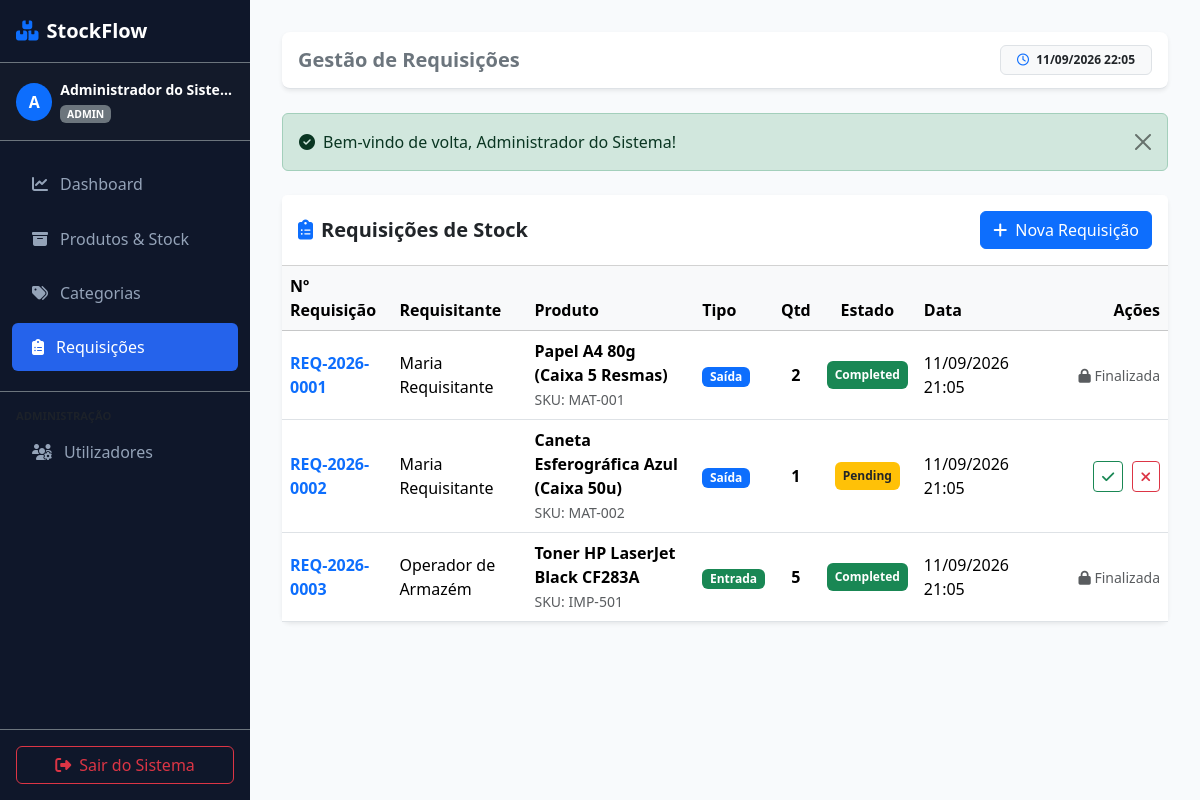
The page /requisitions (signed in) on the database its author committed.
### tables this page shows
CREATE TABLE IF NOT EXISTS requisitions (
    id INT AUTO_INCREMENT PRIMARY KEY,
    req_number VARCHAR(20) NOT NULL UNIQUE,
    user_id INT NOT NULL,
    product_id INT NOT NULL,
    type ENUM('in', 'out') NOT NULL DEFAULT 'out',
    quantity INT NOT NULL,
    status ENUM('pending', 'approved', 'rejected', 'completed') NOT NULL DEFAULT 'pending',
    notes TEXT NULL,
    created_at DATETIME DEFAULT CURRENT_TIMESTAMP,
    updated_at DATETIME DEFAULT CURRENT_TIMESTAMP ON UPDATE CURRENT_TIMESTAMP,
    FOREIGN KEY (user_id) REFERENCES users(id) ON DELETE RESTRICT ON UPDATE CASCADE,
    FOREIGN KEY (product_id) REFERENCES products(id) ON DELETE RESTRICT ON UPDATE CASCADE
);

CREATE TABLE IF NOT EXISTS users (
    id INT AUTO_INCREMENT PRIMARY KEY,
    name VARCHAR(100) NOT NULL,
    email VARCHAR(120) NOT NULL UNIQUE,
    password VARCHAR(255) NOT NULL,
    role ENUM('admin', 'operator', 'requester') NOT NULL DEFAULT 'requester',
    status ENUM('active', 'inactive') NOT NULL DEFAULT 'active',
    created_at DATETIME DEFAULT CURRENT_TIMESTAMP,
    updated_at DATETIME DEFAULT CURRENT_TIMESTAMP ON UPDATE CURRENT_TIMESTAMP
);

CREATE TABLE IF NOT EXISTS products (
    id INT AUTO_INCREMENT PRIMARY KEY,
    category_id INT NOT NULL,
    code VARCHAR(30) NOT NULL UNIQUE,
    name VARCHAR(150) NOT NULL,
    description TEXT NULL,
    unit_price DECIMAL(10,2) NOT NULL DEFAULT 0.00,
    stock_quantity INT NOT NULL DEFAULT 0,
    min_stock INT NOT NULL DEFAULT 5,
    created_at DATETIME DEFAULT CURRENT_TIMESTAMP,
    updated_at DATETIME DEFAULT CURRENT_TIMESTAMP ON UPDATE CURRENT_TIMESTAMP,
    FOREIGN KEY (category_id) REFERENCES categories(id) ON DELETE RESTRICT ON UPDATE CASCADE
);

### app/Controllers/RequisitionController.php (called while the page is built, shortened)
<?php
class RequisitionController {
    public function index(): void {
        $user = Session::user();
        $requisitions = ($user['role'] === 'requester')
            ? Requisition::findByUser($user['id'])
            : Requisition::all();
        require __DIR__ . '/../../views/requisitions/index.php';
    }
}

### app/Helpers/Session.php (called while the page is built, shortened)
<?php
class Session {
    public static function getFlash(string $type): ?string {
        if (isset($_SESSION['flash'][$type])) {
            $msg = $_SESSION['flash'][$type];
            return $msg;
        }
        return null;
    }
    public static function user(): ?array {
        return $_SESSION['user'] ?? null;
    }
}

### app/Helpers/Security.php (called while the page is built, shortened)
<?php
class Security {
    public static function escape(?string $value): string {
        return htmlspecialchars($value, ENT_QUOTES, 'UTF-8');
    }
}

### app/Models/Requisition.php (called while the page is built, shortened)
<?php
class Requisition {
    public static function all(): array {
        $db = Database::getConnection();
        $sql = "SELECT r.*, u.name as user_name, p.name as product_name, p.code as product_code
                FROM requisitions r
                INNER JOIN users u ON r.user_id = u.id
                INNER JOIN products p ON r.product_id = p.id
                ORDER BY r.created_at DESC";
        $stmt = $db->query($sql);
        return $stmt->fetchAll();
    }
}

### views/requisitions/index.php (the view, shortened to what this page needs)
<?php
require __DIR__ . '/../layouts/header.php';
require __DIR__ . '/../layouts/sidebar.php';
?>
<div class="main-content flex-grow-1">
    <?php require __DIR__ . '/../layouts/navbar.php'; ?>
    <?php if ($msg = Session::getFlash('success')): ?>
        <div class="alert alert-success alert-dismissible fade show mb-4" role="alert">
            <i class="fa-solid fa-circle-check me-2"></i><?= Security::escape($msg) ?>
            <button type="button" class="btn-close" data-bs-dismiss="alert"></button>
        </div>
    <?php endif; ?>
    <div class="card border-0 shadow-sm rounded-3">
        <div class="card-header bg-white py-3 d-flex justify-content-between align-items-center">
            <h5 class="fw-bold m-0 text-dark"><i class="fa-solid fa-clipboard-list me-2 text-primary"></i>Requisições de Stock</h5>
            <button class="btn btn-primary" data-bs-toggle="modal" data-bs-target="#modalCreateRequisition">
                <i class="fa-solid fa-plus me-2"></i>Nova Requisição
            </button>
        </div>
        <div class="card-body p-0">
            <div class="table-responsive">
                <table class="table table-hover align-middle mb-0">
                    <thead class="table-light">
                        <tr>
                            <th>Nº Requisição</th>
                            <th>Requisitante</th>
                            <th>Produto</th>
                            <th>Tipo</th>
                            <th class="text-center">Qtd</th>
                            <th class="text-center">Estado</th>
                            <th>Data</th>
                            <?php if ($user && in_array($user['role'], ['admin', 'operator'])): ?>
                                <th class="text-end" style="width: 140px;">Ações</th>
                            <?php endif; ?>
                        </tr>
                    </thead>
                    <tbody>
                        <?php if (empty($requisitions)): ?>
                            <tr>
                                <td colspan="8" class="text-center text-muted py-4">Nenhuma requisição registada.</td>
                            </tr>
                        <?php else: ?>
                            <?php foreach ($requisitions as $req): ?>
                                <tr>
                                    <td class="fw-bold text-primary"><?= Security::escape($req['req_number']) ?></td>
                                    <td><?= Security::escape($req['user_name']) ?></td>
                                    <td>
                                        <div class="fw-semibold"><?= Security::escape($req['product_name']) ?></div>
                                        <small class="text-muted">SKU: <?= Security::escape($req['product_code']) ?></small>
                                    </td>
                                    <td>
                                        <span class="badge bg-<?= $req['type'] === 'in' ? 'success' : 'primary' ?>">
                                            <?= $req['type'] === 'in' ? 'Entrada' : 'Saída' ?>
                                        </span>
                                    </td>
                                    <td class="text-center fw-bold"><?= $req['quantity'] ?></td>
                                    <td class="text-center">
                                        <?php
                                        $statusBadges = [
                                            'pending' => 'bg-warning text-dark',
                                            'approved' => 'bg-info text-white',
                                            'rejected' => 'bg-danger text-white',
                                            'completed' => 'bg-success text-white'
                                        ];
                                        $badge = $statusBadges[$req['status']] ?? 'bg-secondary';
                                        ?>
                                        <span class="badge <?= $badge ?> p-2"><?= ucfirst($req['status']) ?></span>
                                    </td>
                                    <td><?= date('d/m/Y H:i', strtotime($req['created_at'])) ?></td>
                                    <?php if ($user && in_array($user['role'], ['admin', 'operator'])): ?>
                                        <td class="text-end">
                                            <?php if ($req['status'] === 'pending'): ?>
                                                <button class="btn btn-sm btn-outline-success me-1" title="Aprovar/Concluir"
                                                        onclick="updateStatus(<?= $req['id'] ?>, 'approved')">
                                                    <i class="fa-solid fa-check"></i>
                                                </button>
                                                <button class="btn btn-sm btn-outline-danger" title="Rejeitar"
                                                        onclick="updateStatus(<?= $req['id'] ?>, 'rejected')">
                                                    <i class="fa-solid fa-xmark"></i>
                                                </button>
                                            <?php else: ?>
                                                <span class="text-muted small"><i class="fa-solid fa-lock"></i> Finalizada</span>
                                            <?php endif; ?>
                                        </td>
                                    <?php endif; ?>
                                </tr>
                            <?php endforeach; ?>
                        <?php endif; ?>
                    </tbody>
                </table>
            </div>
        </div>
    </div>
</div>
<?php require __DIR__ . '/../layouts/footer.php'; ?>

### views/layouts/header.php (style rules this page uses)
:root { --sidebar-width: 250px; --primary-color: #0f172a; --accent-color: #2563eb; }
body { font-family: 'Segoe UI', system-ui, -apple-system, sans-serif; background-color: #f8fafc; }
.main-content { margin-left: var(--sidebar-width); padding: 2rem; min-height: 100vh; }

### rows shown on the page
requisitions: req_number "REQ-2026-0001", user.name "Maria Requisitante", product.name "Papel A4 80g (Caixa 5 Resmas)", product.code "MAT-001", type "Saída", quantity "2", status "Completed", created_at "11/09/2026 21:05", shows "Finalizada"
requisitions: req_number "REQ-2026-0002", user.name "Maria Requisitante", product.name "Caneta Esferográfica Azul (Caixa 50u)", product.code "MAT-002", type "Saída", quantity "1", status "Pending", created_at "11/09/2026 21:05"
requisitions: req_number "REQ-2026-0003", user.name "Operador de Armazém", product.name "Toner HP LaserJet Black CF283A", product.code "IMP-501", type "Entrada", quantity "5", status "Completed", created_at "11/09/2026 21:05", shows "Finalizada"

### other values the page prints
substr(Security::escape($user['name'] ?? 'U'), 0, 1) "A"
Security::escape($user['name'] ?? 'Utilizador') "Administrador do Siste…"
Security::escape($user['role'] ?? 'requester') "ADMIN"
Security::escape($pageTitle ?? 'Painel Principal') "Gestão de Requisições"
Security::escape($msg) "Bem-vindo de volta, Administrador do Sistema!"
